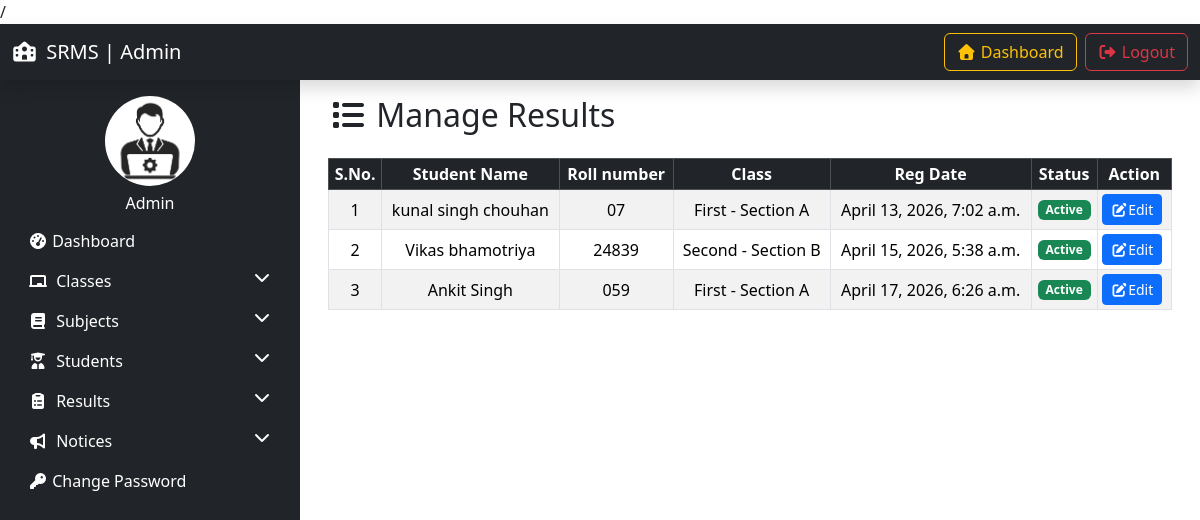
Page /manage_result/ (signed in) on the committed database.
### resultapp/models.py (models this page shows, shortened)
class Student(models.Model):
    GENDER_CHOICES = (
        ('Male', 'Male'),
        ('Female', 'Female'),
    )
    first_name = models.CharField(max_length=50)
    last_name = models.CharField(max_length=50)
    email = models.EmailField()
    roll_number = models.CharField(max_length=20, unique=True)
    gender = models.CharField(max_length=10, choices=GENDER_CHOICES)
    dob = models.DateField()
    student_class = models.ForeignKey(Class, on_delete=models.SET_NULL, null=True)
    reg_date = models.DateTimeField(auto_now_add=True)
    status = models.IntegerField(default=1)

class Class(models.Model):
    class_name = models.CharField(max_length=50)
    class_numeric = models.IntegerField()
    section = models.CharField(max_length=50)
    creation_date = models.DateTimeField(auto_now_add=True)
    updation_date = models.DateTimeField(auto_now=True)

### resultapp/views.py (the view)
# urls.py: path('manage_result/', manage_result, name='manage_result'),
@login_required(login_url='admin-login')
def manage_result(request):
    results = Result.objects.select_related('student','student_class').all()
    students = {}
    for res in results:
        stu_id = res.student.id
        if stu_id not in students:
            students[stu_id] = {
                'student': res.student,
                'class': res.student_class,
                'reg_date': res.student.reg_date,
                'status': res.student.status,
            }
    return render(request, 'manage_result.html', {'results': students.values()})

### resultapp/templates/manage_result.html (shortened to what this page needs)
/{% extends 'admin_base.html' %} {% load static %} {% block content %}
<div class="container">
  <h2 class="mb-4"><i class="fas fa-list"></i> Manage Results</h2>
  <div class="table-responsive">
    <table
      class="table table-striped table-bordered table-hover datatable align-middle text-center table-sm"
    >
      <thead class="table-dark">
        <tr>
          <th>S.No.</th>
          <th>Student Name</th>
          <th>Roll number</th>
          <th>Class</th>
          <th>Reg Date</th>
          <th>Status</th>
          <th>Action</th>
        </tr>
      </thead>
      <tbody>
        {% for i in results %}
        <tr>
          <td>{{forloop.counter}}</td>
          <td>{{i.student.first_name}} {{i.student.last_name}}</td>
          <td>{{i.student.roll_number}}</td>
          <td>
            {{i.student.student_class.class_name}} - Section
            {{i.student.student_class.section}}
          </td>
          <td>{{i.student.reg_date}}</td>
          <td>
            {% if i.status == 1 %}
            <span class="badge bg-success">Active</span>
            {% else %}
            <span class="badge bg-danger">Inactive</span>
            {% endif %}
          </td>
          <td>
              <div class="d-flex flex-wrap gap-1">
            <a
              href="{% url 'edit_result' stdid=i.student.id %}"
              class="btn btn-primary btn-sm"
            >
              <i class="fas fa-edit"></i>Edit</a
            >
              </div>
          </td>
        </tr>
        {% empty %}
        <tr>
          <td colspan="7" class="text-center">No Students found</td>
        </tr>
        {% endfor %}
      </tbody>
    </table>
  </div>
</div>
{% endblock %}

### rows in the picture
Student: student.first_name "kunal", student.last_name "singh chouhan", student.roll_number "07", student.student_class.class_name "First", student.student_class.section "A", student.reg_date "April 13, 2026, 7:02 a.m."
Student: student.first_name "Vikas", student.last_name "bhamotriya", student.roll_number "24839", student.student_class.class_name "Second", student.student_class.section "B", student.reg_date "April 15, 2026, 5:38 a.m."
Student: student.first_name "Ankit", student.last_name "Singh", student.roll_number "059", student.student_class.class_name "First", student.student_class.section "A", student.reg_date "April 17, 2026, 6:26 a.m."
